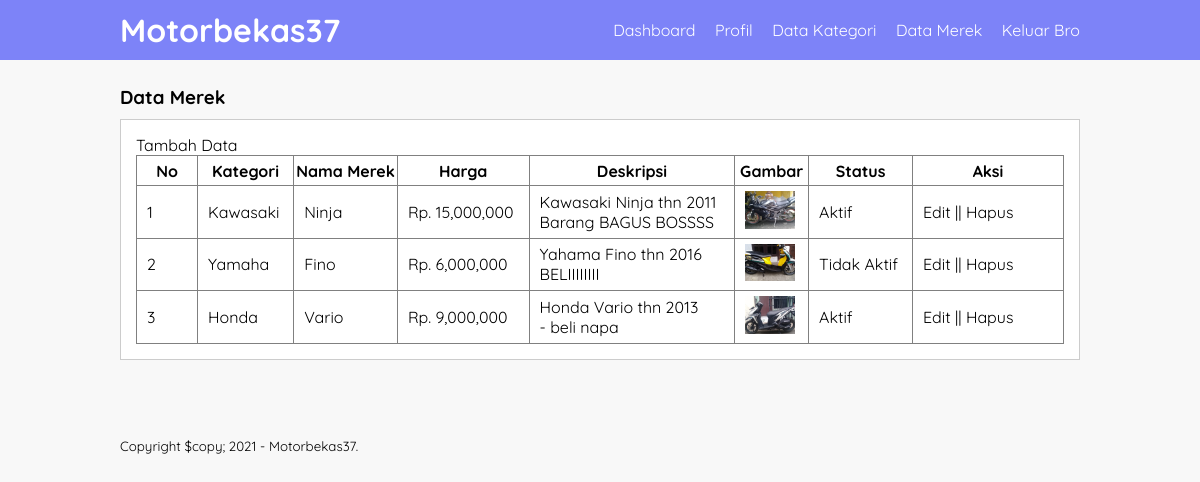
Page /motorbekas/data-merek.php (signed in) on the committed database.
### tables this page shows
CREATE TABLE `tb_product` (
  `product_id` int(11) NOT NULL,
  `category_id` int(11) NOT NULL,
  `product_name` varchar(100) NOT NULL,
  `product_price` int(11) NOT NULL,
  `product_description` text NOT NULL,
  `product_image` varchar(100) NOT NULL,
  `product_status` tinyint(1) NOT NULL,
  `date_create` timestamp NOT NULL DEFAULT current_timestamp()
);

CREATE TABLE `tb_category` (
  `category_id` int(11) NOT NULL,
  `category_name` varchar(25) NOT NULL
);

### motorbekas/data-merek.php (the view, shortened to what this page needs)
<?php
	include 'db.php';
 ?>
<!DOCTYPE html>
<html lang="en">
<head>
	<link rel="stylesheet" type="text/css" href="css/style.css">
</head>
<body>
	<header>
		<div class="container">
		    <h1><a href="dashboard.php">Motorbekas37</a></h1>
		    <ul>
			    <li><a href="dashboard.php">Dashboard</a></li>
			    <li><a href="profil.php">Profil</a></li>
			    <li><a href="data-kategori.php">Data Kategori</a></li>
			    <li><a href="data-merek.php">Data Merek</a></li>
			    <li><a href="keluar-bro.php">Keluar Bro</a></li>
		    </ul>
		</div>
	</header>
	<div class="section">
		<div class="container">
			<h3>Data Merek</h3>
			<div class="box">
				<p><a href="tambah-merek.php">Tambah Data</a></p>
				<table border="1" cellspacing="0" class="table">
					<thead>
						<tr>
							<th width="60px">No</th>
							<th>Kategori</th>
							<th>Nama Merek</th>
							<th>Harga</th>
							<th>Deskripsi</th>
							<th>Gambar</th>
							<th>Status</th>
							<th width="150px">Aksi</th>
						</tr>
					</thead>
					<tbody>
						<?php
							$no = 1;
							$merek = mysqli_query($conn, "SELECT *FROM tb_product LEFT JOIN tb_category USING (category_id) ORDER BY product_id DESC");
							if(mysqli_num_rows($merek) > 0){
							while($row = mysqli_fetch_array($merek)){
						?>
						<tr>
							<td><?php echo $no++ ?></td>
							<td><?php echo $row['category_name'] ?></td>
							<td><?php echo $row['product_name'] ?></td>
							<td>Rp. <?php echo number_format($row['product_price']) ?></td>
							<td><?php echo $row['product_description'] ?></td>
							<td><a href="produk/<?php echo $row['product_image'] ?>" target="_blank"><img src="produk/<?php echo $row['product_image'] ?>" width="50px"></a></td>
							<td><?php echo ($row['product_status'] == 0)? 'Tidak Aktif':'Aktif'; ?></td>
							<td>
								<a href="edit-merek.php?id=<?php echo $row ['product_id'] ?>">Edit</a> || <a href="proses-hapus.php?idp=<?php echo $row['product_id'] ?>" onclick="return confirm('Bener Bro di Hapus ?')">Hapus</a>
							</td>
						</tr>
						<?php }}else { ?>
							<tr>
								<td colspan="8">Tidak ada data</td>
							</tr>
						<?php } ?>
					</tbody>
				</table>
			</div>
		</div>
	</div>
	<footer>
		<div class="container">
			<small>Copyright $copy; 2021 - Motorbekas37.</small>
		</div>
	</footer>
</body>
</html>

### motorbekas/css/style.css (style rules this page uses)
* { padding: 0; margin: 0; font-family: 'Quicksand', sans-serif; }
body { background-color: #f8f8f8; }
a { color: inherit; text-decoration: none; }
header { background-color: #7D83F8; color: #fff; }
header h1 { float: left; padding: 10px 0; }
header ul { float: right; }
header ul li { display: inline-block; }
header ul li a { padding: 20px 0 20px 15px; display: inline-block; }
footer { padding: 25px 0; }
.container { width: 80%; margin: 0 auto; }
.container:after { content: ''; display: block; clear: both; }
.section { padding: 25px 0; }
.box { background-color: #fff; border: 1px solid #ccc; padding: 15px; box-sizing: border-box; margin: 10px 0 25px 0; }
.box:after { content: ''; display: block; clear: both; }
.table { width: 100%; border-collapse: collapse; }
.table tr { height: 30px; }
.table tr td { padding: 5px 10px; }

### rows in the picture
tb_product: category.category_name "Kawasaki", product_name "Ninja", product_price "15,000,000", product_description "Kawasaki Ninja thn 2011 Barang BAGUS BOSSSS", product_image (picture), product_status "Aktif"
tb_product: category.category_name "Yamaha", product_name "Fino", product_price "6,000,000", product_description "Yahama Fino thn 2016 BELIIIIIIII", product_image (picture), product_status "Tidak Aktif"
tb_product: category.category_name "Honda", product_name "Vario", product_price "9,000,000", product_description "Honda Vario thn 2013 - beli napa", product_image (picture), product_status "Aktif"
